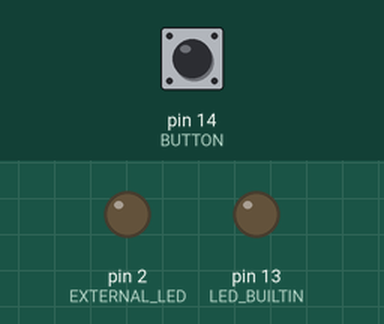
Recording of a sketch running on a simulated Arduino Uno, built with avr-gcc and run on an emulated ATmega328P. Parts: output pins drawn as LEDs (lit = HIGH). The test bench sets the inputs (shaded band); at power-on: pin 14 (BUTTON) LOW.

Above: at 1.2 s.
1.3 s: pin 14 (BUTTON) pulled HIGH for 0.15 s
At 1.37 s:
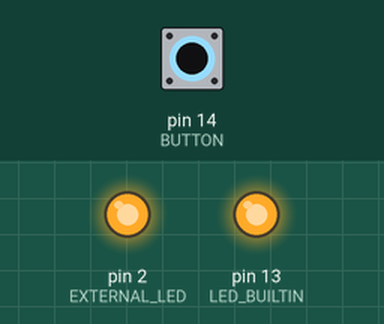
2.9 s: pin 14 (BUTTON) pulled HIGH for 3.2 s
At 6.8 s:
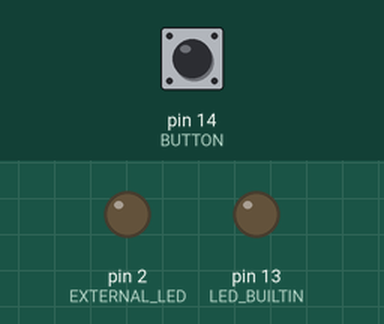
Timing chart, 0 to 8.3 s (numbered marks = the images above; inputs shaded):
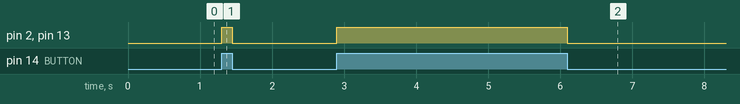

Measured:
- after the input at 1.3 s, pin 2 (EXTERNAL_LED), pin 13 (LED_BUILTIN): LOW → HIGH at once, → LOW 0.15 s later
- after the input at 2.9 s, pin 2 (EXTERNAL_LED), pin 13 (LED_BUILTIN): LOW → HIGH at once, → LOW 3.2 s later

The sketch:

1_button.ino
```cpp
const int BUTTON = 14;       // Row 4, left
const int EXTERNAL_LED = 2;  // D2

void setup() {
  // INPUT means this pin receives a signal.
  // The external 10k pull-down holds it LOW until the button is pressed.
  pinMode(BUTTON, INPUT);
  pinMode(LED_BUILTIN, OUTPUT);
  pinMode(EXTERNAL_LED, OUTPUT);
}

void loop() {
  // With our pull-down wiring using the resistor, HIGH means pressed.
  bool pressed = digitalRead(BUTTON) == HIGH;

  // Make both LEDs mirror the button state.
  digitalWrite(LED_BUILTIN, pressed ? HIGH : LOW);
  digitalWrite(EXTERNAL_LED, pressed ? HIGH : LOW);
}
```
